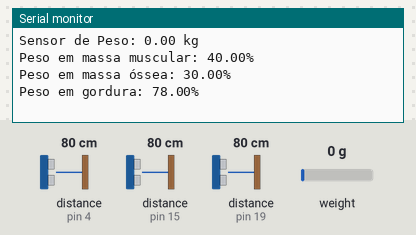
Bench run of a sketch on a simulated Arduino Uno, built with avr-gcc and run on an emulated ATmega328P. Parts: the last lines printed to the serial monitor. Wiring (inferred from the names in the program): 3 × ultrasonic range finder: trigger pin 2, echo pin 4 / trigger pin 5, echo pin 15 / trigger pin 18, echo pin 19. The inputs (shaded band) are chosen by the test bench; at power-on: distance to the obstacle (sensors on pin 4, pin 15, pin 19) 80 cm, weight on the scale 0 g. The echo pulse lasts 58.3 µs per cm.

Above: at 2.2 s.
2.3 s: distance to the obstacle (sensor on pin 4) set to 2 cm
At 3.7 s:
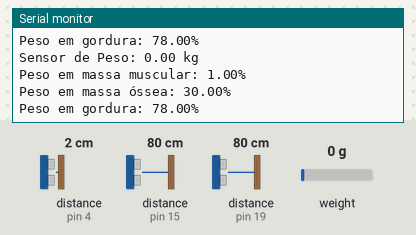
3.8 s: distance to the obstacle (sensor on pin 15) set to 299 cm
8.2 s: distance to the obstacle (sensor on pin 19) set to 2 cm
At 9.6 s:
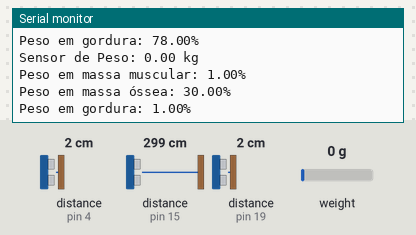
9.7 s: distance to the obstacle (sensor on pin 4) set to 250 cm
At 11.4 s:
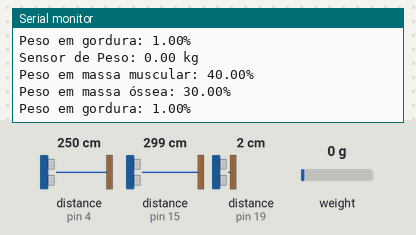

The sketch:

main.ino
```cpp
#include "HX711.h"

#define DOUT_1 32
#define CLK_1 33
#define TrigPin1 2
#define EchoPin1 4
#define TrigPin2 5
#define EchoPin2 15
#define TrigPin3 18
#define EchoPin3 19

const float MAX_MUSCLE_CM = 40.0;
const float MAX_BONE_CM = 30.0;
const float MAX_FAT_CM = 80.0;

const float ADJUSTED_FAT_MAX_PERCENTAGE = 80.0;
const float ADJUSTED_BONE_MAX_PERCENTAGE = 30.0;
const float ADJUSTED_MUSCLE_MAX_PERCENTAGE = 40.0;

HX711 scale_1;

void setup() {
  Serial.begin(9600);
  scale_1.begin(DOUT_1, CLK_1);
  scale_1.set_scale(100);
  scale_1.tare();
  pinMode(TrigPin1, OUTPUT);
  pinMode(EchoPin1, INPUT);
  pinMode(TrigPin2, OUTPUT);
  pinMode(EchoPin2, INPUT);
  pinMode(TrigPin3, OUTPUT);
  pinMode(EchoPin3, INPUT);
}

void loop() {
  float weight_1 = scale_1.get_units();

  long duration1, distance1;
  digitalWrite(TrigPin1, LOW);
  delayMicroseconds(2);
  digitalWrite(TrigPin1, HIGH);
  delayMicroseconds(10);
  digitalWrite(TrigPin1, LOW);
  duration1 = pulseIn(EchoPin1, HIGH);
  distance1 = duration1 * 0.034 / 2;

  long duration2, distance2;
  digitalWrite(TrigPin2, LOW);
  delayMicroseconds(2);
  digitalWrite(TrigPin2, HIGH);
  delayMicroseconds(10);
  digitalWrite(TrigPin2, LOW);
  duration2 = pulseIn(EchoPin2, HIGH);
  distance2 = duration2 * 0.034 / 2;

  long duration3, distance3;
  digitalWrite(TrigPin3, LOW);
  delayMicroseconds(2);
  digitalWrite(TrigPin3, HIGH);
  delayMicroseconds(10);
  digitalWrite(TrigPin3, LOW);
  duration3 = pulseIn(EchoPin3, HIGH);
  distance3 = duration3 * 0.034 / 2;

  float percentage_muscle = (distance1 / MAX_MUSCLE_CM) * ADJUSTED_MUSCLE_MAX_PERCENTAGE;
  float percentage_bone = (distance2 / MAX_BONE_CM) * ADJUSTED_BONE_MAX_PERCENTAGE;
  float percentage_fat = (distance3 / MAX_FAT_CM) * ADJUSTED_FAT_MAX_PERCENTAGE;

  percentage_muscle = min(percentage_muscle, ADJUSTED_MUSCLE_MAX_PERCENTAGE);
  percentage_bone = min(percentage_bone, ADJUSTED_BONE_MAX_PERCENTAGE);
  percentage_fat = min(percentage_fat, ADJUSTED_FAT_MAX_PERCENTAGE);

  Serial.print("Sensor de Peso: ");
  Serial.print(weight_1);
  Serial.println(" kg");

  Serial.print("Peso em massa muscular: ");
  Serial.print(percentage_muscle);
  Serial.println("%");

  Serial.print("Peso em massa óssea: ");
  Serial.print(percentage_bone);
  Serial.println("%");

  Serial.print("Peso em gordura: ");
  Serial.print(percentage_fat);
  Serial.println("%");

  delay(1000);
}
```

Measured:
- after the input at 2.3 s, the serial monitor: prints a new line after 1.2 s (image 1)
- after the input at 8.2 s, the serial monitor: prints a new line after 1.2 s (image 2)
- after the input at 9.7 s, the serial monitor: prints a new line after 0.80 s (image 3)
